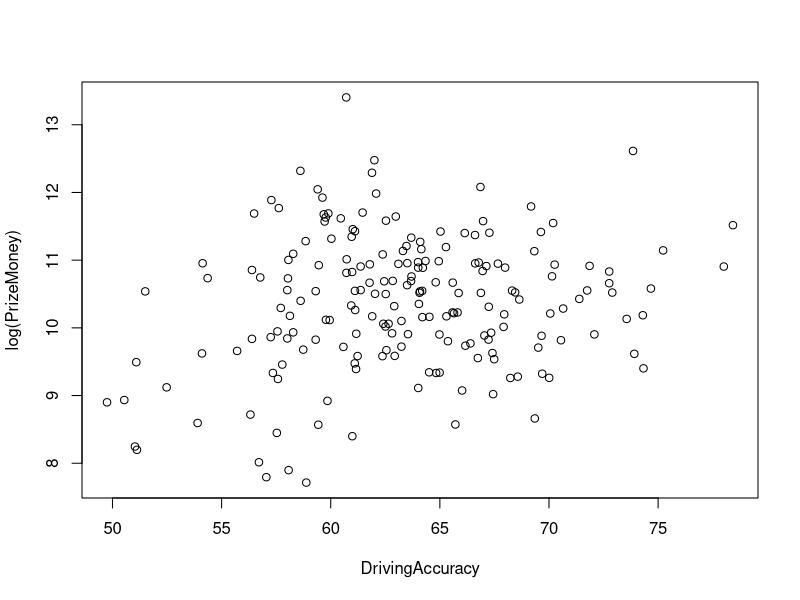
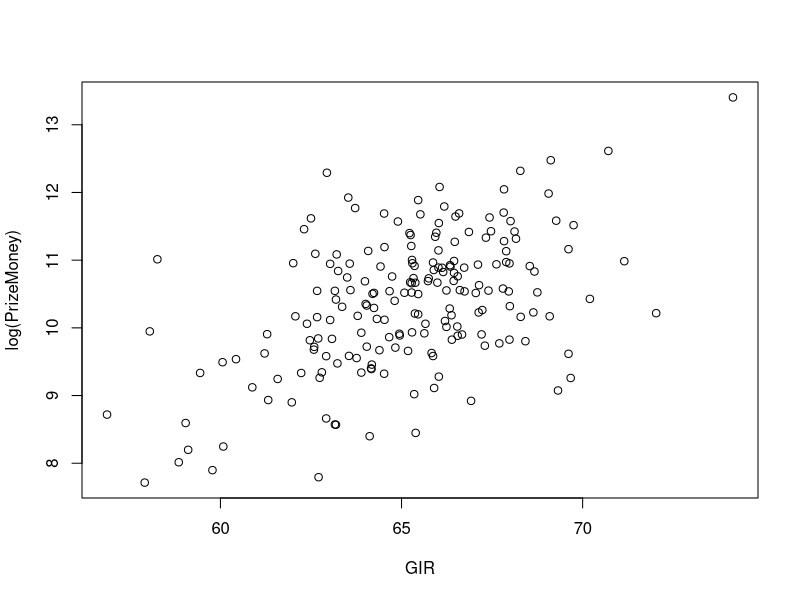
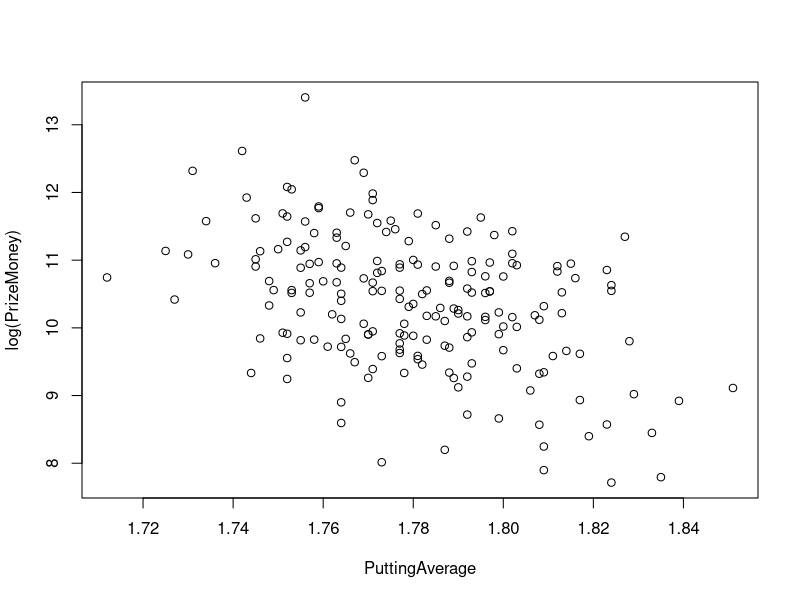
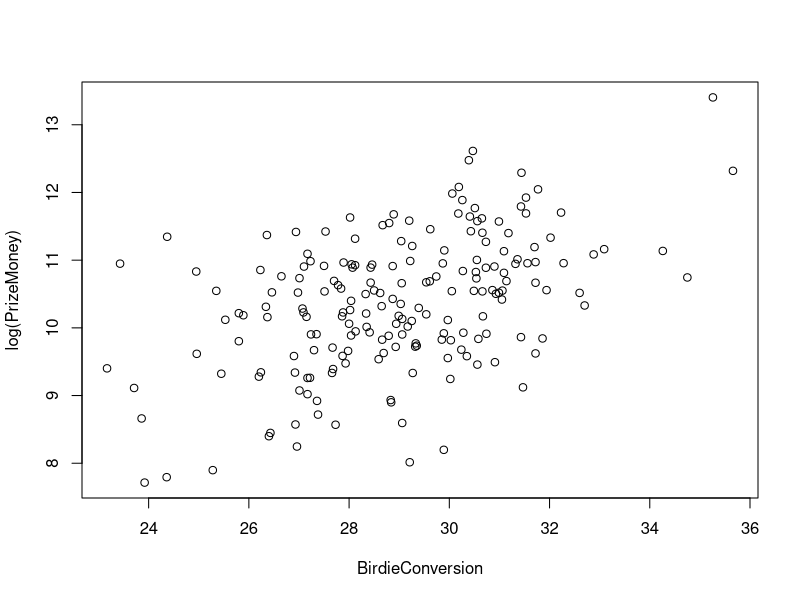
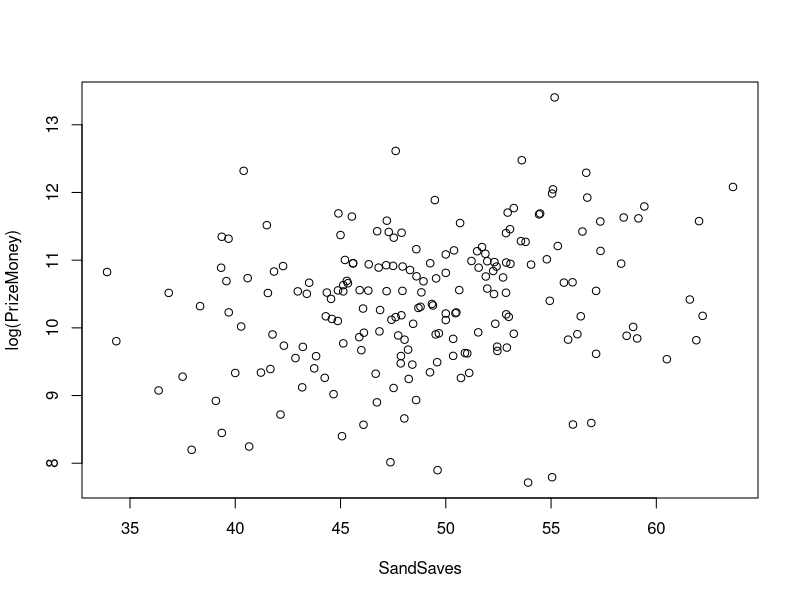
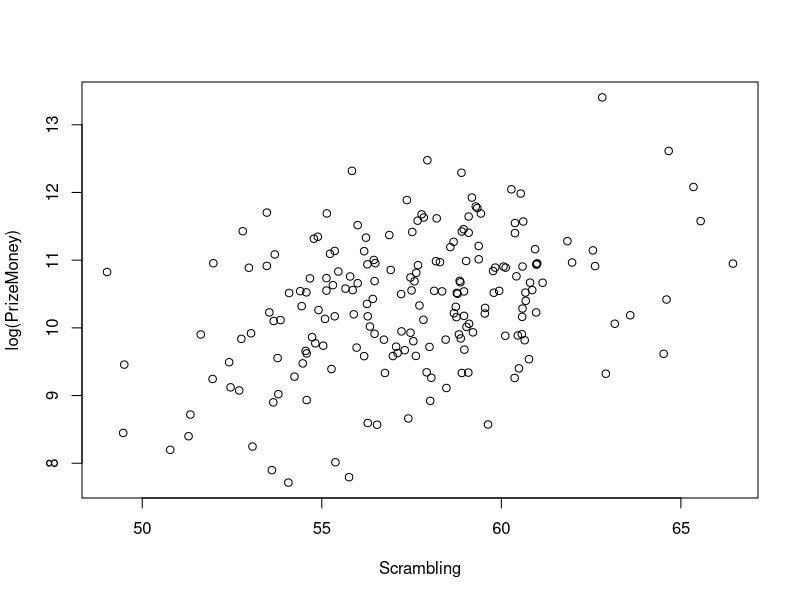
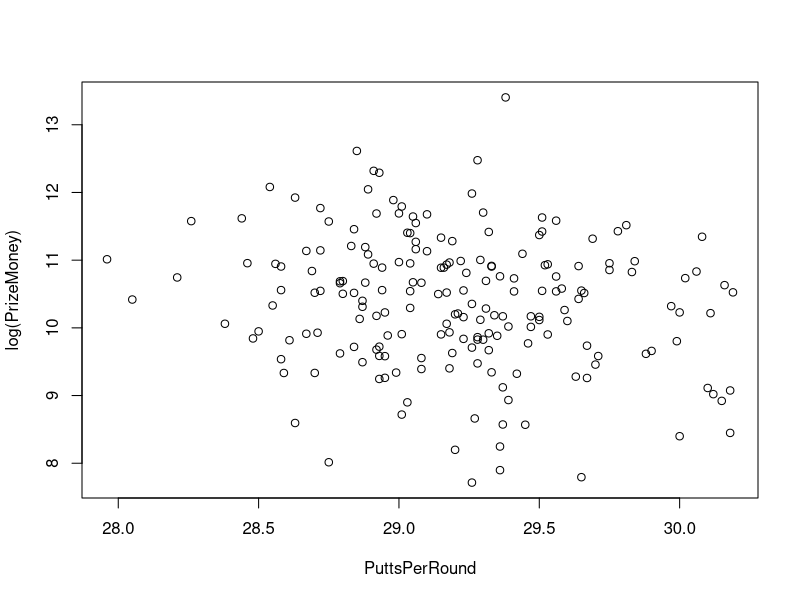
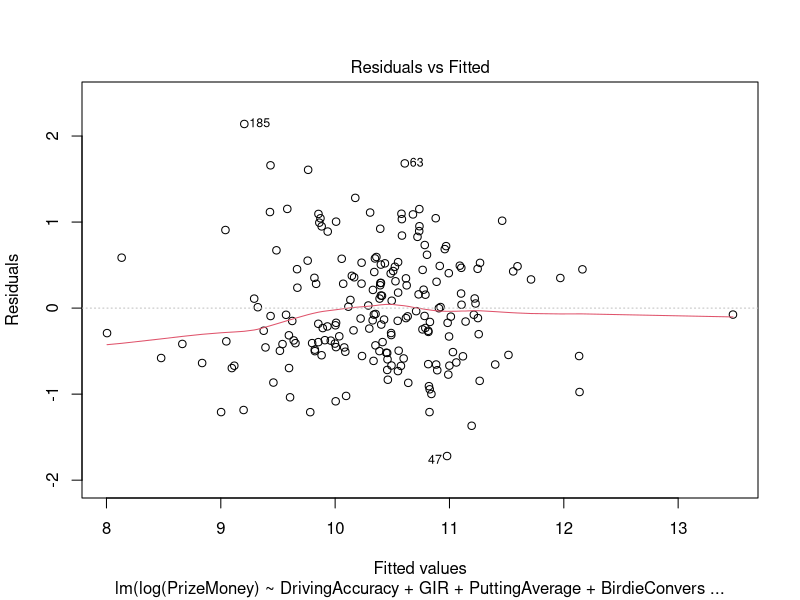

Write the R code that produced these figures, in order.
# Sam Tenney
# Regression
# Chapter 6 #5 (a, b, c)

# Data found at http://gattonweb.uky.edu/sheather/book/data_sets.php in the pgatour2006.csv file  

# Read in the data
pga <- read.table(text = 'Name,TigerWoods,PrizeMoney,AveDrivingDistance,DrivingAccuracy ,GIR,PuttingAverage,BirdieConversion,SandSaves,Scrambling,BounceBack,PuttsPerRound
Aaron Baddeley,0,60661,288.3,60.73,58.26,1.745,31.36,54.8,59.37,19.3,27.96
Adam Scott,0,262045,301.1,62,69.12,1.767,30.39,53.61,57.94,19.35,29.28
Alex Aragon,0,3635,302.6,51.12,59.11,1.787,29.89,37.93,50.78,16.8,29.2
Alex Cejka,0,17516,288.8,66.4,67.7,1.777,29.33,45.13,54.82,17.05,29.46
Arjun Atwal,0,16683,287.7,63.24,64.04,1.761,29.32,52.44,57.07,18.21,28.93
Arron Oberholser,0,107294,285,62.53,69.27,1.775,29.2,47.2,57.67,20,29.56
Bart Bryant,0,50620,282.2,72.76,68.67,1.812,24.95,41.84,55.46,20.85,30.06
Ben Crane,0,57273,285.8,63.51,62.01,1.736,32.28,45.6,56.49,19.59,28.46
Ben Curtis,0,86782,278.8,66.61,65.25,1.798,26.36,45,56.88,14.46,29.5
Bernhard Langer,0,23396,285.8,62.41,65.66,1.778,28.94,48.45,59.1,22,29.17
Bill Haas,0,29567,296.7,57.71,64.24,1.786,29.39,48.7,59.55,19.78,29.04
Billy Andrade,0,44080,285.6,62.84,66.44,1.788,27.7,45.3,58.84,18.36,29.31
Billy Mayfair,0,47172,282.3,70.14,66.55,1.796,26.65,48.61,60.42,13.15,29.36
Bo Van Pelt,0,49640,297.4,60.72,66.45,1.772,31.09,50,57.63,21.4,29.24
Bob Estes,0,53610,286.4,64.01,66.73,1.777,28.07,51.56,60.12,17.18,29.16
Bob May,0,26129,292.7,61.9,69.09,1.785,27.86,56.41,55.36,21.18,29.47
Bob Tway,0,11989,284.5,61.16,64.17,1.771,27.68,41.67,55.27,17.28,29.08
Brad Faxon,0,20911,270.3,57.56,58.05,1.771,28.13,46.85,57.22,18.8,28.5
Brandt Jobe,0,28658,297.2,61.12,67.23,1.79,28.02,46.88,54.91,19.62,29.59
Brent Geiberger,0,19683,286.9,67.04,64.95,1.778,28.04,47.74,60.46,19.62,28.96
Brett Quigley,0,79316,289.6,58.85,67.83,1.779,29.04,53.57,61.84,20.08,29.19
Brett Wetterich,0,120927,307.8,61.46,67.82,1.766,32.23,52.94,53.47,25.71,29.3
Brian Bateman,0,24814,296.7,59.78,64.53,1.808,25.53,47.42,57.83,19.29,29.29
Brian Davis,0,27224,286.6,70.06,65.37,1.79,28.34,50,59.54,24.71,29.21
Brian Gay,0,33471,274.8,68.64,63.19,1.727,31.05,61.59,64.6,19.92,28.05
Briny Baird,0,33782,285.1,71.39,70.2,1.777,28.87,44.55,56.42,24.12,29.64
Bubba Dickerson,0,20322,298.8,62.81,65.63,1.777,29.89,49.67,53.03,22.95,29.32
Bubba Watson,0,37751,319.6,51.5,66.74,1.797,30.66,42.97,58.35,22.48,29.56
Camilo Villegas,0,60073,302.1,58.06,65.29,1.78,30.55,45.21,56.45,22.46,29.29
Carl Pettersson,0,94571,286.6,61.01,62.31,1.776,29.62,53.05,58.95,24.14,28.84
Carlos Franco,0,15668,293.4,55.71,65.18,1.814,27.98,52.45,54.55,19.44,29.9
Chad Campbell,0,112443,290.9,59.77,67.43,1.795,28.02,58.45,57.84,19.43,29.51
Charles Howell III,0,51770,295.4,56.39,65.89,1.823,26.23,48.3,56.92,20.44,29.75
Charles Warren,0,37735,300.1,64.09,67.96,1.797,27.51,45.13,58.96,16.26,29.41
Charley Hoffman,0,38455,304.4,58.01,66.61,1.753,31.94,45.91,55.86,21.11,28.94
Chris Couch,0,50249,299.7,60.98,66.15,1.793,30.53,33.91,49.02,19.69,29.83
Chris DiMarco,0,59151,279.3,64.34,66.45,1.772,29.22,51.22,59.02,22.17,29.22
Chris Riley,0,18345,284.5,70.55,62.47,1.755,30.03,61.9,60.65,15.57,28.61
Chris Smith,0,8734,299.2,66.02,69.32,1.806,27.01,36.36,52.7,19.71,30.18
Corey Pavin,0,56873,265.9,67.66,63.57,1.815,23.43,58.33,66.45,12.29,28.91
Craig Barlow,0,45752,294.1,58.04,65.75,1.769,30.54,49.54,54.67,19.2,29.41
D.A. Points,0,14499,289.4,62.37,62.92,1.773,30.35,43.84,56.18,18.5,28.95
D.J. Trahan,0,31371,291.5,64.04,64.01,1.78,29.03,49.34,56.26,15.3,29.26
Daisuke Maruyama,0,38275,284.5,71.75,66.24,1.783,28.5,44.88,57.5,17.78,29.23
Daniel Chopra,0,46377,298.5,56.77,63.5,1.712,34.75,52.72,57.47,22.04,28.21
Danny Ellis,0,16630,293.6,60.58,62.59,1.764,28.93,43.21,58,18.95,28.84
Darron Stiles,0,10504,287.7,68.23,69.67,1.789,27.17,50.72,60.37,19.67,29.67
David Duval,0,13262,297.4,51.09,60.06,1.767,30.91,49.59,52.42,15.79,28.87
David Howell,0,65174,289.1,62.38,63.21,1.73,32.88,50,53.69,19.21,28.89
David McKenzie,0,15187,284.4,67.41,65.83,1.777,28.69,50.91,57.11,18.1,29.19
David Toms,0,132327,285.4,69.18,66.18,1.759,31.43,59.43,59.29,25.54,29.01
Davis Love III,0,119444,301.9,59.89,66.59,1.751,31.53,44.9,55.14,22.52,29
Dean Wilson,0,73819,282.9,63.47,65.27,1.765,29.26,55.32,59.37,23.43,28.83
Doug Barron,0,13865,275.5,67.49,60.43,1.781,28.59,60.5,60.77,16.89,28.58
Dudley Hart,0,26301,286.3,58.13,63.79,1.783,28.99,62.2,58.96,21.74,28.92
Duffy Waldorf,0,22340,286.6,67.92,66.24,1.803,28.35,58.9,59.03,19.14,29.47
Eric Axley,0,43951,294.6,63.68,65.73,1.748,31.14,39.58,56.47,19.28,28.8
Ernie Els,0,129234,295.1,57.62,63.72,1.759,30.51,53.23,59.33,20.67,28.72
Frank Lickliter II,0,57092,286.1,66.62,67.98,1.763,29.87,45.59,61,22.5,29.04
Fred Couples,0,45904,301.5,54.36,65.33,1.816,27.01,40.59,55.13,15.76,30.02
Fred Funk,0,54477,272.8,78.01,66.35,1.785,27.1,52.41,60.06,20.07,29.33
Fredrik Jacobson,0,43820,290.7,62.45,63.99,1.76,29.61,48.94,57.58,20.99,28.79
Geoff Ogilvy,0,217748,295.3,61.89,62.94,1.769,31.44,56.67,58.89,22.17,28.93
Greg Chalmers,0,5402,286.4,53.9,59.04,1.764,29.06,56.91,56.28,19.64,28.63
Greg Kraft,0,10528,275.8,70.01,62.74,1.77,27.22,44.25,58.05,15.49,28.95
Greg Owen,0,54862,295.1,67.13,68.54,1.812,28.87,42.27,62.61,20.73,29.64
Harrison Frazar,0,30656,304.6,60.94,64.04,1.748,32.7,49.39,57.72,23.26,28.55
Heath Slocum,0,39356,281.2,74.67,67.8,1.792,27.84,51.97,55.66,16.28,29.58
Henrik Bjornstad,0,15840,296.8,62.55,64.39,1.8,27.3,45.99,57.31,20.14,29.32
Hidemichi Tanaka,0,2240,281.7,58.88,57.91,1.824,23.92,53.91,54.07,16.09,29.26
Hunter Mahan,0,38188,295,68.31,67.4,1.777,31.06,46.32,55.13,18.82,29.65
Ian Leggatt,0,13031,291.9,61.1,63.23,1.793,27.93,47.86,54.47,19.43,29.28
Ian Poulter,0,103594,287.9,70.19,66.03,1.772,28.8,50.68,60.38,25.38,29.06
J.B. Holmes,0,57216,318.8,54.13,65.3,1.802,31.56,49.26,51.98,20.08,29.75
J.J. Henry,0,82196,295.9,60.03,68.16,1.788,28.12,39.68,54.78,22.99,29.69
J.L. Lewis,0,25804,279.6,64.2,62.67,1.802,26.37,47.62,58.75,20.79,29.23
J.P. Hayes,0,36918,287.2,66.88,64.24,1.753,32.6,36.84,58.76,23.53,28.84
James Driscoll,0,7583,296.4,50.54,61.32,1.817,28.83,48.59,54.58,17.25,29.39
Jason Bohn,0,57824,289,66.78,65.87,1.797,27.89,52.87,61.97,24.46,29.18
Jason Gore,0,24724,299.6,59.95,63.03,1.796,29.97,50,53.85,19.45,29.5
Jason Schultz,0,5265,293.1,59.43,63.19,1.808,27.73,46.09,56.54,16.67,29.45
Jeff Brehaut,0,16927,286.1,66.17,67.3,1.787,29.35,42.31,55.04,17.73,29.67
Jeff Gove,0,27361,289.8,65.65,72.03,1.813,25.8,50.46,58.68,18.6,30.11
Jeff Maggert,0,55014,281.5,71.86,65.36,1.789,27.5,47.5,53.47,17.97,29.33
Jeff Overton,0,20612,299.1,58.28,65.29,1.793,28.41,51.54,59.21,21.07,29.18
Jeff Sluman,0,43173,279.8,64.81,65.24,1.763,29.54,56.02,58.86,14.84,29.05
Jerry Kelly,0,56058,278.1,70.26,67.11,1.781,28.46,54.05,60.98,19.47,29.17
Jerry Smith,0,19594,277.9,69.66,66.55,1.78,28.79,58.59,60.11,16.86,29.35
Jesper Parnevik,0,54513,290.5,61.37,64.42,1.745,30.9,47.95,60.59,22.54,28.58
Jim Furyk,0,300555,281.9,73.85,70.71,1.742,30.47,47.62,64.66,25.6,28.85
Jimmy Walker,0,7331,296.9,49.75,61.97,1.764,28.84,46.73,53.65,17.2,29.03
Joe Durant,0,100398,289.1,78.43,69.75,1.785,28.67,41.5,56,16.91,29.81
Joe Ogilvie,0,37004,287.3,64.07,65.08,1.757,30.99,52.86,59.79,20.63,28.7
Joey Sindelar,0,27673,284.2,65.58,68.64,1.799,27.09,39.69,53.54,17.65,30
John Cook,0,29296,277,70.65,66.33,1.789,27.07,46.07,60.59,18.68,29.31
John Daly,0,9149,307.1,52.48,60.88,1.79,31.47,43.18,52.46,20.22,29.37
"John Engler, Jr.",0,2692,287.4,58.07,59.78,1.809,25.28,49.61,53.61,16.95,29.36
John Huston,0,15964,292,58.74,62.58,1.777,30.24,48.21,58.97,20.96,28.92
John Rollins,0,53530,295.5,64.22,66.12,1.755,30.73,39.33,52.97,20.28,29.15
John Senden,0,58953,296.2,64.95,71.15,1.793,27.23,51.97,58.18,24.89,29.84
Jon Mills,0,2426,298.2,57.05,62.71,1.835,24.36,55.05,55.76,18.01,29.65
Jonathan Byrd,0,70421,298.1,64.15,69.61,1.75,33.09,48.6,60.94,22.64,29.06
Jonathan Kaye,0,18085,294.6,65.37,68.42,1.828,25.8,34.35,57.55,24.81,29.99
Jose Maria Olazabal,0,117801,287.2,59.68,65.52,1.77,28.89,54.43,57.78,19.25,29.1
Justin Leonard,0,30068,282.3,67.24,63.36,1.779,26.34,48.8,58.73,18.94,28.87
Justin Rose,0,58189,291.4,64,67.89,1.759,31.72,52.31,58.29,21.31,29
K.J. Choi,0,91406,287,65.03,68.12,1.792,27.53,56.49,58.9,17.01,29.51
Kenny Perry,0,37214,293.1,68.45,68.75,1.813,26.46,48.84,54.57,17.67,30.19
Kent Jones,0,26899,287.1,67.95,65.46,1.762,29.54,52.87,55.89,18.63,29.2
Kevin Sutherland,0,25918,293.5,64.52,68.29,1.796,27.15,52.99,60.58,21.31,29.5
Kirk Triplett,0,42589,281,72.76,65.28,1.757,29.05,45.35,56,18.56,28.79
Kris Cox,0,18494,298.4,59.31,66.39,1.783,28.66,48.04,56.73,17.57,29.3
Larry Mize,0,12110,278.3,74.33,64.16,1.803,23.17,43.75,60.49,16.79,29.18
Lee Janzen,0,18721,282.7,56.39,63.08,1.765,30.58,50.35,52.76,17.95,29.23
Len Mattiace,0,3025,290.6,56.71,58.85,1.773,29.21,47.37,55.38,17.39,28.75
Lucas Glover,0,83483,299.4,63.69,67.33,1.763,32.02,47.53,56.23,20.42,29.15
Luke Donald,0,176523,283.7,66.86,66.05,1.752,30.19,63.64,65.35,22.22,28.54
Marco Dawson,0,20188,291.9,61.17,64.94,1.752,30.74,53.23,56.47,20.32,28.67
Mark Brooks,0,5777,274.3,69.35,62.92,1.799,23.86,48.03,57.41,15.27,29.27
Mark Calcavecchia,0,26123,282.4,65.3,62.07,1.792,30.67,44.3,56.28,16.99,29.37
Mark OMeara,0,11315,274.4,57.35,59.44,1.778,27.66,51.11,58.9,16.46,28.7
Mark Wilson,0,18513,282,67.23,67.98,1.758,29.85,55.81,58.45,19.5,29.28
Mathew Goggin,0,41390,296,63.5,67.14,1.824,27.78,45.13,55.31,16.82,30.16
Mathias Gronberg,0,22467,295.1,62.51,66.54,1.8,29.17,40.28,56.34,22.61,29.39
Matt Hansen,0,7490,300.5,59.85,66.92,1.839,27.36,39.08,58.02,18.36,30.15
Michael Allen,0,18838,291.8,58.01,62.7,1.746,31.86,59.09,58.87,17.96,28.48
Michael Connell,0,4444,281.9,60.99,64.12,1.819,26.4,45.07,51.29,20.22,30
Mike Sposa,0,5285,284.8,65.71,63.16,1.823,26.93,56.04,59.63,20.1,29.37
Mike Weir,0,78489,281.2,64.1,66.47,1.752,30.73,53.79,58.67,21.79,29.06
Nathan Green,0,56693,282,63.1,63.03,1.757,31.32,53.07,60.98,24.92,28.56
Nicholas Thompson,0,8272,295.6,67.44,65.35,1.829,27.17,44.67,53.79,17.52,30.12
Nick Watney,0,42890,300.6,61.78,65.38,1.788,31.72,43.51,61.15,21.64,29.08
Olin Browne,0,25135,276.6,73.56,64.32,1.764,29.06,44.59,55.09,23.68,28.86
Omar Uresti,0,26532,280.5,74.3,66.38,1.807,25.89,47.89,63.59,20.92,29.34
Padraig Harrington,0,89312,294.7,66.14,65.22,1.758,31.18,52.86,60.38,23.26,29.04
Pat Perez,0,37869,298.4,59.31,64.67,1.771,30.05,47.19,54.4,20,29.04
Patrick Sheehan,0,11376,287.5,64.99,63.89,1.788,26.92,41.22,59.08,15.85,28.99
Paul Azinger,0,23403,285.8,62.65,62.39,1.769,28,52.35,63.16,15.52,28.38
Paul Goydos,0,37100,274.3,72.9,65.28,1.793,26.98,44.35,60.67,16.83,29.17
Paul Stankowski,0,14527,295.4,61.23,65.87,1.811,26.9,47.87,56.98,15.5,29.71
Peter Lonard,0,38046,280.6,64.19,63.16,1.824,25.35,57.14,58.13,19.33,29.51
Phil Mickelson,0,224027,300.7,58.61,68.28,1.731,35.66,40.4,55.84,23.33,28.91
Retief Goosen,0,145414,297.6,57.28,65.46,1.771,30.26,49.48,57.37,23.78,28.98
Rich Beem,0,24379,295.6,63.24,66.2,1.787,29.25,44.87,53.66,20.16,29.6
Richard S. Johnson,0,53634,283.4,67.99,66.02,1.764,28.43,46.81,59.83,21.25,28.94
Robert Allenby,0,68345,293.9,69.33,67.89,1.746,31.09,51.49,56.18,20.09,29.1
Robert Damron,0,14558,281.7,62.93,63.55,1.781,27.87,50.35,57.62,24.1,28.93
Robert Gamez,0,16455,279.5,69.51,64.83,1.788,27.67,52.9,55.97,21.02,29.26
Robert Garrigus,0,19200,309.8,57.25,64.66,1.792,31.43,45.89,54.73,24.63,29.28
Rod Pampling,0,111028,288.2,60.46,62.5,1.745,30.65,59.15,58.2,20.08,28.44
Roger Tambellini,0,4667,299.2,57.53,65.39,1.833,26.43,39.36,49.47,19.03,30.18
Ron Whittaker,0,10715,281.8,68.57,66.03,1.792,26.2,37.5,54.24,18.45,29.63
Rory Sabbatini,0,119240,290.4,56.49,64.52,1.781,30.18,54.48,59.43,19.83,28.92
Ryan Hietala,0,3816,305.9,51.03,60.08,1.809,26.96,40.66,53.07,15.81,29.36
Ryan Moore,0,51005,292.2,66.96,63.25,1.773,30.27,52.25,59.77,20.32,28.69
Ryan Palmer,0,36428,295.8,62.03,64.2,1.764,30.93,43.4,58.78,20.27,28.8
Ryuji Imada,0,32843,284.9,58.62,64.81,1.764,28.04,54.94,60.68,22.34,28.87
Scott Gutschewski,0,19973,303.3,64.98,66.67,1.77,29.06,41.77,51.63,16.46,29.53
Scott Verplank,0,69173,276.1,75.23,66.02,1.755,29.9,50.39,62.55,19.55,28.72
Sean OHair,0,47046,292.7,63.7,64.74,1.8,29.74,51.9,55.79,22.4,29.56
Sergio Garcia,0,91808,292.7,61.11,67.47,1.802,30.43,46.74,52.8,23.56,29.78
Shane Bertsch,0,20502,279.1,67.35,63.89,1.751,30.28,46.11,57.47,20.52,28.71
Shaun Micheel,0,56305,288.4,61.79,67.62,1.777,28.05,46.34,56.27,20.82,29.53
Shigeki Maruyama,0,38471,286.3,61.37,63.59,1.749,30.86,50.64,60.86,19.77,28.58
Skip Kendall,0,19997,281.2,72.08,67.21,1.77,27.24,49.52,58.82,18.46,29.15
Stephen Ames,0,114055,289.8,62.98,66.49,1.752,30.41,45.54,59.09,20.96,29.05
Stephen Leaney,0,27657,276.4,65.81,67.13,1.755,27.88,50.5,60.97,16.02,28.95
Steve Elkington,0,15012,285.8,73.91,69.61,1.817,24.96,57.14,64.52,15.97,29.88
Steve Flesch,0,42958,286.2,65.59,65.99,1.771,28.43,55.61,60.8,20.4,28.88
Steve Jones,0,11421,277.1,64.51,62.8,1.809,26.24,49.25,57.92,14.18,29.33
Steve Lowery,0,36289,287.1,62.52,65.46,1.782,28.33,52.29,57.21,15.94,29.14
Steve Stricker,0,106577,285.3,66.98,68.01,1.734,30.56,62.03,65.55,17.74,28.26
Stewart Cink,0,105997,292,59.72,64.9,1.756,30.99,57.34,60.61,18.49,28.75
Stuart Appleby,0,150889,289.7,59.62,63.53,1.743,31.53,56.72,59.18,17.35,28.63
Tag Ridings,0,15098,305.3,54.1,61.22,1.766,31.72,51.02,54.58,19.12,28.79
Ted Purdy,0,36861,287.8,65.86,67.05,1.796,28.62,41.55,54.09,23.3,29.66
Thomas Levet,0,9062,286.9,64.01,65.9,1.851,23.71,47.52,58.47,14.84,30.1
Tiger Woods,1,662771,306.4,60.71,74.15,1.756,35.26,55.17,62.81,24.77,29.38
Tim Clark,0,89770,276.7,67.27,65.96,1.763,30.66,47.9,59.09,18.81,29.03
Tim Herron,0,65783,294.8,58.28,62.62,1.802,27.17,51.88,55.23,14.02,29.44
Tim Petrovic,0,20064,281,63.54,61.29,1.799,27.35,56.25,60.57,14.08,29.01
Tjaart van der Walt,0,11187,282.7,69.69,64.52,1.808,25.45,46.67,62.91,18.71,29.42
Todd Fischer,0,11309,274.6,64.83,62.23,1.744,29.27,40,56.76,21.55,28.59
Todd Hamilton,0,6117,283.6,56.32,56.87,1.792,27.38,42.15,51.34,14.29,29.01
Tom Lehman,0,84604,286.6,60.96,65.93,1.827,24.37,39.36,54.89,16.48,30.08
"Tom Pernice, Jr.",0,72623,283.9,65.28,64.53,1.756,31.7,51.72,58.58,22.22,28.88
Tommy Armour III,0,14098,282.4,66.74,63.76,1.752,29.97,42.86,53.77,19.9,29.08
Trevor Immelman,0,160175,294.9,62.08,69.06,1.771,30.06,55.05,60.54,19.91,29.26
Troy Matteson,0,55581,298.7,59.45,66.34,1.803,28.12,47.17,57.68,15.12,29.52
Vance Veazey,0,10354,285.8,57.58,61.58,1.752,30.02,48.24,51.96,17.24,28.93
Vaughn Taylor,0,68613,286.6,63.31,64.08,1.725,34.26,57.35,55.36,25.93,28.67
Vijay Singh,0,170460,293.7,59.4,67.83,1.753,31.77,55.09,60.28,22.39,28.89
"Wes Short, Jr.",0,12803,291.6,57.78,64.18,1.782,30.56,48.41,49.5,20.95,29.7
Will MacKenzie,0,30344,296.7,62.91,67.99,1.809,28.65,38.33,54.44,21.19,29.97
Woody Austin,0,38043,287.7,61.11,62.67,1.773,30.49,47.94,59.94,21.85,28.72
Zach Johnson,0,90824,283.7,69.63,66.86,1.774,26.94,47.29,57.52,18.91,29.32
', header = TRUE, sep = ",")

# Create a full regression model with the 7 potential predictor variables
out_pga <- lm(log(PrizeMoney) ~ DrivingAccuracy + GIR + PuttingAverage + 
                BirdieConversion + SandSaves + Scrambling + PuttsPerRound, data = pga)

# Create scatter plots for each variable
plot(log(PrizeMoney) ~ DrivingAccuracy + GIR + PuttingAverage + 
                BirdieConversion + SandSaves + Scrambling + PuttsPerRound, data = pga)

# Create residual plots
plot(out_pga)

# Create R-Studentized Residuals
stud_pga <- rstudent(out_pga)

# Testing for normality, high p-value (0.091) fail to reject that it's normal.
shapiro.test(stud_pga)

# Check for outliers (3 standard deviations away, only 1 -- Tom)
subset(pga, abs(stud_pga) > 2)

# Cook's Distance
cd_pga <- cooks.distance(out_pga)
subset(cd_pga, pga$Name == "Tom Lehman")

# output model summary
summary(out_pga)
cor(pga$PrizeMoney, pga[, -c(1,2,11)])

